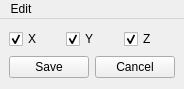
<?xml version="1.0" encoding="UTF-8"?>
<ui version="4.0">
 <class>MainWindow</class>
 <widget class="QMainWindow" name="MainWindow">
  <property name="geometry">
   <rect>
    <x>0</x>
    <y>0</y>
    <width>176</width>
    <height>89</height>
   </rect>
  </property>
  <property name="windowTitle">
   <string>MainWindow</string>
  </property>
  <widget class="QWidget" name="centralwidget">
   <layout class="QVBoxLayout" name="verticalLayout">
    <item>
     <layout class="QHBoxLayout" name="horizontalLayout_2">
      <item>
       <widget class="QCheckBox" name="x_chk">
        <property name="text">
         <string>X</string>
        </property>
        <property name="checked">
         <bool>true</bool>
        </property>
       </widget>
      </item>
      <item>
       <widget class="QCheckBox" name="y_chk">
        <property name="text">
         <string>Y</string>
        </property>
        <property name="checked">
         <bool>true</bool>
        </property>
       </widget>
      </item>
      <item>
       <widget class="QCheckBox" name="z_chk">
        <property name="text">
         <string>Z</string>
        </property>
        <property name="checked">
         <bool>true</bool>
        </property>
       </widget>
      </item>
     </layout>
    </item>
    <item>
     <layout class="QHBoxLayout" name="horizontalLayout">
      <item>
       <widget class="QPushButton" name="save_btn">
        <property name="text">
         <string>Save</string>
        </property>
       </widget>
      </item>
      <item>
       <widget class="QPushButton" name="cancel_btn">
        <property name="text">
         <string>Cancel</string>
        </property>
       </widget>
      </item>
     </layout>
    </item>
   </layout>
  </widget>
  <widget class="QMenuBar" name="menubar">
   <property name="geometry">
    <rect>
     <x>0</x>
     <y>0</y>
     <width>176</width>
     <height>21</height>
    </rect>
   </property>
   <widget class="QMenu" name="menuEdit">
    <property name="title">
     <string>Edit</string>
    </property>
    <addaction name="actionReset"/>
   </widget>
   <addaction name="menuEdit"/>
  </widget>
  <action name="actionReset">
   <property name="text">
    <string>Reset</string>
   </property>
  </action>
 </widget>
 <resources/>
 <connections/>
</ui>
